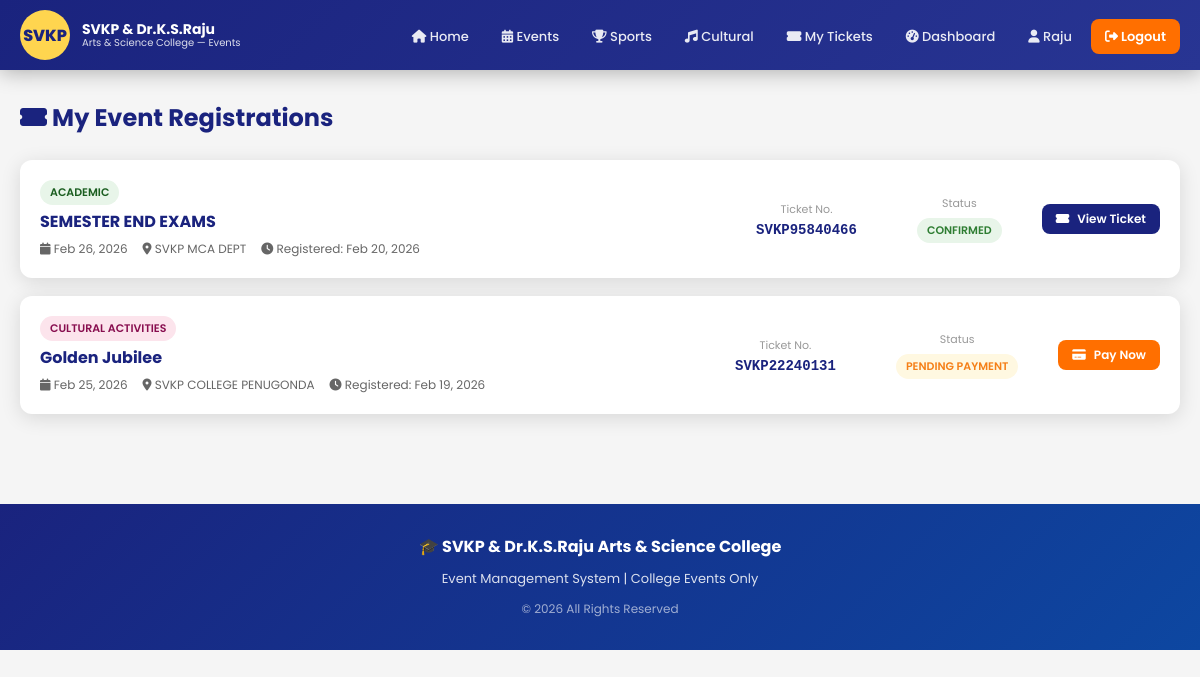
The app's page /my-registrations/ (signed in) with its own data.
### accounts/models.py (models this page shows, shortened)
class CustomUser(AbstractUser):
    USER_TYPES = (
        ('student', 'Student'),
        ('staff', 'Staff'),
        ('other', 'Other'),
    )
    user_type = models.CharField(max_length=10, choices=USER_TYPES, default='other')
    phone = models.CharField(max_length=15, unique=True)
    roll_number = models.CharField(max_length=20, blank=True, null=True)  # for students
    department = models.CharField(max_length=100, blank=True, null=True)
    employee_id = models.CharField(max_length=20, blank=True, null=True)  # for staff
    is_email_verified = models.BooleanField(default=False)
    is_phone_verified = models.BooleanField(default=False)
    profile_pic = models.ImageField(upload_to='profiles/', blank=True, null=True)
    address = models.TextField(blank=True, null=True)
    created_at = models.DateTimeField(auto_now_add=True)
    class Meta:
        db_table = 'custom_users'

### events/models.py (models this page shows, shortened)
class EventRegistration(models.Model):
    STATUS_CHOICES = (
        ('pending', 'Pending Payment'),
        ('confirmed', 'Confirmed'),
        ('cancelled', 'Cancelled'),
    )
    event = models.ForeignKey(Event, on_delete=models.CASCADE, related_name='registrations')
    user = models.ForeignKey(settings.AUTH_USER_MODEL, on_delete=models.CASCADE, related_name='registrations')
    ticket_number = models.CharField(max_length=20, unique=True)
    status = models.CharField(max_length=15, choices=STATUS_CHOICES, default='pending')
    registered_at = models.DateTimeField(auto_now_add=True)
    participant_name = models.CharField(max_length=200)
    participant_email = models.EmailField()
    participant_phone = models.CharField(max_length=15)
    class Meta:
        db_table = 'event_registrations'
        unique_together = ['event', 'user']

class Event(models.Model):
    EVENT_TYPES = (
        ('sports', 'Sports'),
        ('cultural', 'Cultural Activities'),
        ('academic', 'Academic'),
        ('technical', 'Technical'),
        ('other', 'Other Events'),
    )
    STATUS_CHOICES = (
        ('upcoming', 'Upcoming'),
        ('ongoing', 'Ongoing'),
        ('completed', 'Completed'),
        ('cancelled', 'Cancelled'),
    )
    title = models.CharField(max_length=200)
    event_type = models.CharField(max_length=20, choices=EVENT_TYPES)
    description = models.TextField()
    venue = models.CharField(max_length=200)
    start_date = models.DateTimeField()
    end_date = models.DateTimeField()
    registration_deadline = models.DateTimeField()
    total_seats = models.PositiveIntegerField()
    available_seats = models.PositiveIntegerField()
    fee = models.DecimalField(max_digits=10, decimal_places=2, default=0.00)
    image = models.ImageField(upload_to='event_images/', blank=True, null=True)
    status = models.CharField(max_length=15, choices=STATUS_CHOICES, default='upcoming')
    is_college_only = models.BooleanField(default=True, help_text='College events only')
    created_by = models.ForeignKey(
        settings.AUTH_USER_MODEL, on_delete=models.SET_NULL,
        null=True, related_name='created_events'
    )
    updated_by = models.ForeignKey(
        settings.AUTH_USER_MODEL, on_delete=models.SET_NULL,
        null=True, blank=True, related_name='updated_events'
    )
    created_at = models.DateTimeField(auto_now_add=True)
    updated_at = models.DateTimeField(auto_now=True)
    class Meta:
        db_table = 'events'
        ordering = ['-start_date']

### events/views.py (the view)
# urls.py: path('my-registrations/', views.MyRegistrationsView.as_view(), name='my_registrations'),
@method_decorator(login_required, name='dispatch')
class MyRegistrationsView(View):
    def get(self, request):
        registrations = EventRegistration.objects.filter(
            user=request.user
        ).select_related('event').order_by('-registered_at')
        return render(request, 'events/my_registrations.html', {'registrations': registrations})

### templates/events/my_registrations.html (shortened to what this page needs)
{% extends 'base/base.html' %}
{% block content %}
<div class="main-content">
    <h1 style="font-size:24px; font-weight:700; color:var(--primary); margin-bottom:25px;">
        <i class="fas fa-ticket-alt"></i> My Event Registrations
    </h1>
    {% if registrations %}
    <div style="display:grid; gap:18px;">
        {% for reg in registrations %}
        <div class="card">
            <div style="display:flex; padding:20px; gap:20px; align-items:center; flex-wrap:wrap;">
                <div style="flex:1; min-width:200px;">
                    <div style="font-size:11px; color:#999; text-transform:uppercase; font-weight:600; margin-bottom:4px;">
                        <span class="badge badge-{{ reg.event.event_type }}">{{ reg.event.get_event_type_display }}</span>
                    </div>
                    <div style="font-size:16px; font-weight:700; color:var(--primary); margin-bottom:6px;">{{ reg.event.title }}</div>
                    <div style="font-size:12px; color:#666; display:flex; gap:15px; flex-wrap:wrap;">
                        <span><i class="fas fa-calendar"></i> {{ reg.event.start_date|date:"M d, Y" }}</span>
                        <span><i class="fas fa-map-marker-alt"></i> {{ reg.event.venue }}</span>
                        <span><i class="fas fa-clock"></i> Registered: {{ reg.registered_at|date:"M d, Y" }}</span>
                    </div>
                </div>
                <div style="text-align:center; padding:0 20px;">
                    <div style="font-size:11px; color:#999; margin-bottom:4px;">Ticket No.</div>
                    <div style="font-weight:700; font-size:14px; color:var(--primary); font-family:monospace;">{{ reg.ticket_number }}</div>
                </div>
                <div style="text-align:center; padding:0 20px;">
                    <div style="font-size:11px; color:#999; margin-bottom:4px;">Status</div>
                    <span class="badge badge-{{ reg.status }}">{{ reg.get_status_display }}</span>
                </div>
                <div>
                    {% if reg.status == 'confirmed' %}
                        <a href="{% url 'payments:ticket' reg.id %}" class="btn btn-primary btn-sm">
                            <i class="fas fa-ticket-alt"></i> View Ticket
                        </a>
                    {% elif reg.status == 'pending' %}
                        <a href="{% url 'payments:payment' reg.id %}" class="btn btn-secondary btn-sm">
                            <i class="fas fa-credit-card"></i> Pay Now
                        </a>
                    {% else %}
                        <span style="font-size:12px; color:#999;">No action needed</span>
                    {% endif %}
                </div>
            </div>
        </div>
        {% endfor %}
    </div>
    {% endif %}
</div>
{% endblock %}

### templates/base/base.html (shortened to what this page needs)
<!DOCTYPE html>
<html lang="en">
<head>
    {% load static %}
    <link href="https://cdnjs.cloudflare.com/ajax/libs/font-awesome/6.4.0/css/all.min.css" rel="stylesheet">
</head>
<body>
    <nav class="navbar">
        <div class="navbar-inner">
            <a href="{% url 'events:home' %}" class="navbar-brand">
                <div class="college-logo">SVKP</div>
                <div class="college-name">
                    <div class="main">SVKP & Dr.K.S.Raju</div>
                    <div class="sub">Arts & Science College — Events</div>
                </div>
            </a>
            <ul class="nav-links">
                <li><a href="{% url 'events:home' %}"><i class="fas fa-home"></i> Home</a></li>
                <li><a href="{% url 'events:event_list' %}"><i class="fas fa-calendar-alt"></i> Events</a></li>
                <li><a href="{% url 'events:event_list' %}?type=sports"><i class="fas fa-trophy"></i> Sports</a></li>
                <li><a href="{% url 'events:event_list' %}?type=cultural"><i class="fas fa-music"></i> Cultural</a></li>
                {% if user.is_authenticated %}
                    <li><a href="{% url 'events:my_registrations' %}"><i class="fas fa-ticket-alt"></i> My Tickets</a></li>
                    {% if user.user_type == 'staff' or user.is_superuser %}
                        <li><a href="{% url 'events:staff_dashboard' %}"><i class="fas fa-tachometer-alt"></i> Dashboard</a></li>
                    {% endif %}
                    <li><a href="{% url 'accounts:profile' %}"><i class="fas fa-user"></i> {{ user.first_name }}</a></li>
                    <li><a href="{% url 'accounts:logout' %}" class="btn-accent"><i class="fas fa-sign-out-alt"></i> Logout</a></li>
                {% else %}
                    <li><a href="{% url 'accounts:login' %}"><i class="fas fa-sign-in-alt"></i> Login</a></li>
                    <li><a href="{% url 'accounts:register_choice' %}" class="btn-accent"><i class="fas fa-user-plus"></i> Register</a></li>
                {% endif %}
            </ul>
        </div>
    </nav>
    {% block content %}{% endblock %}
    <footer>
        <div class="footer-title">🎓 SVKP & Dr.K.S.Raju Arts & Science College</div>
        <p>Event Management System | College Events Only</p>
        <p style="margin-top:8px; font-size:12px; opacity:0.7;">© 2026 All Rights Reserved</p>
    </footer>
</body>
</html>

### templates/base/base.html (style rules this page uses)
:root { --primary: #1a237e; --primary-light: #283593; --secondary: #ff6f00; --accent: #ffd54f; --white: #ffffff; --light-bg: #f5f5f5; --text-dark: #212121; --text-muted: #757575; --success: #2e7d32; --danger: #c62828; --warning: #f9a825; --border-radius: 12px; --shadow: 0 4px 20px rgba(0,0,0,0.12); --shadow-lg: 0 8px 40px rgba(0,0,0,0.15); }
* { margin: 0; padding: 0; box-sizing: border-box; }
body { font-family: 'Poppins', sans-serif; background: var(--light-bg); color: var(--text-dark); }
.navbar { background: linear-gradient(135deg, var(--primary) 0%, var(--primary-light) 100%); padding: 0 20px; position: sticky; top: 0; z-index: 1000; box-shadow: 0 2px 20px rgba(0,0,0,0.3); }
.navbar-inner { max-width: 1200px; margin: 0 auto; display: flex; align-items: center; justify-content: space-between; height: 70px; }
.navbar-brand { display: flex; align-items: center; gap: 12px; text-decoration: none; }
.college-logo { width: 50px; height: 50px; background: var(--accent); border-radius: 50%; display: flex; align-items: center; justify-content: center; font-weight: 800; color: var(--primary); font-size: 16px; }
.college-name { color: white; line-height: 1.2; }
.college-name .main { font-size: 14px; font-weight: 700; }
.college-name .sub { font-size: 10px; opacity: 0.85; }
.nav-links { display: flex; align-items: center; gap: 5px; list-style: none; }
.nav-links a { color: rgba(255,255,255,0.9); text-decoration: none; padding: 8px 14px; border-radius: 8px; font-size: 13px; font-weight: 500; transition: all 0.2s; }
.nav-links .btn-accent { background: var(--secondary); color: white !important; font-weight: 600; }
.main-content { max-width: 1200px; margin: 0 auto; padding: 30px 20px; }
.card { background: white; border-radius: var(--border-radius); box-shadow: var(--shadow); overflow: hidden; }
.btn { display: inline-flex; align-items: center; gap: 8px; padding: 10px 20px; border-radius: 8px; font-size: 14px; font-weight: 600; cursor: pointer; border: none; text-decoration: none; transition: all 0.2s; }
.btn-primary { background: var(--primary); color: white; }
.btn-secondary { background: var(--secondary); color: white; }
.btn-sm { padding: 6px 14px; font-size: 12px; }
.badge { display: inline-block; padding: 4px 10px; border-radius: 20px; font-size: 11px; font-weight: 600; text-transform: uppercase; }
.badge-cultural { background: #fce4ec; color: #880e4f; }
.badge-academic { background: #e8f5e9; color: #1b5e20; }
.badge-confirmed { background: #e8f5e9; color: #2e7d32; }
.badge-pending { background: #fff8e1; color: #f57f17; }
footer { background: linear-gradient(135deg, var(--primary) 0%, #0d47a1 100%); color: rgba(255,255,255,0.85); text-align: center; padding: 30px 20px; margin-top: 60px; }
footer .footer-title { color: white; font-size: 16px; font-weight: 700; margin-bottom: 8px; }
footer p { font-size: 13px; line-height: 1.8; }

### records on screen
CustomUser: first_name "Raju"
EventRegistration: event.event_type "ACADEMIC", event "SEMESTER END EXAMS", event.start_date "Feb 26, 2026", event.venue "SVKP MCA DEPT", registered_at "Feb 20, 2026", ticket_number "SVKP95840466", status "CONFIRMED", shows "View Ticket"
EventRegistration: event.event_type "CULTURAL ACTIVITIES", event "Golden Jubilee", event.start_date "Feb 25, 2026", event.venue "SVKP COLLEGE PENUGONDA", registered_at "Feb 19, 2026", ticket_number "SVKP22240131", status "PENDING PAYMENT", shows "Pay Now"
